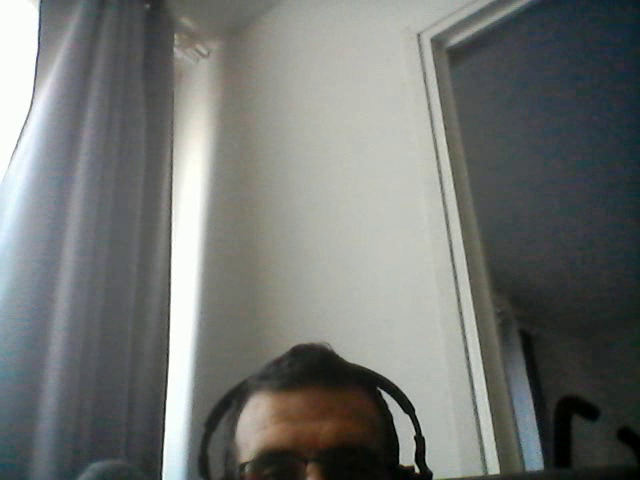
#> input picture frame 7 of openCV/videos/output.avi, 640 x 480 px, given in place of the camera
$ jupyter execute --allow-errors openCV_RW_video.ipynb   (text cells are left out)
#> lines starting #> are read from the running program, lines starting #| are printed output that depends on the picture; pictures that were not available may be replaced by others from this repository, and a replacement may not be noted
[cell 1]
import cv2
import numpy as np
#import pyaudio
import wave
import datetime

[cell 2]
cap = cv2.VideoCapture(0)#open your laptop camera
fourcc = cv2.VideoWriter_fourcc(*'XVID') #use any fourcc type to improve quality for the saved video
out = cv2.VideoWriter('videos/output.avi', fourcc, 20.0, (640,480)) #Video settings


print(cap.isOpened()) #check if the camera is opened
while(cap.isOpened()): #while loop to read all frames
    ret, frame = cap.read() #read all frams if ret is TRUE it means that there is a frames to process
#> frame is the input picture: shape (480, 640, 3); mean B, G, R 114.2, 116.9, 114
    if ret == True: #if ret is true
       print(cap.get(cv2.CAP_PROP_FRAME_WIDTH)) #get the frame width
       print(cap.get(cv2.CAP_PROP_FRAME_HEIGHT)) #get the frame height

       out.write(frame) #save your video

       #gray = cv2.cvtColor(frame, cv2.COLOR_BGR2GRAY) #convert frames from BGR2GRAY
       #cv2.imshow('Frame Name ...', gray) #show the frames

       cv2.imshow('Frame Name ...', frame) #show the frames

       if cv2.waitKey(1) & 0xFF == ord('q'): #if u pressed q close the window and break
#> (key q is pressed here)
         break
    else: #it will enter here if the ret = false and break the code
        break

cap.release() #close the camera after u finish the running process
out.release() #release your video after u save it
cv2.destroyAllWindows() #close any opened window

[cell 3]
# Open the video file
cap = cv2.VideoCapture('videos/output.avi')

# Check if the video file was opened successfully
if not cap.isOpened():
    print("Error opening video file")

# Loop through all the frames in the video
while True:
    ret, frame = cap.read() # read the next frame
    if ret: # if the frame was read successfully
        cv2.imshow('Frame Name', frame) # show the frame in a window named 'Frame Name'
        if cv2.waitKey(25) & 0xFF == ord('q'): # wait for a key press, and break the loop if 'q' is pressed
#> (key q is pressed here)
            break
    else: # if there are no more frames to read, break the loop
        break

# Release the video file and close the window
cap.release()
cv2.destroyAllWindows()

[cell 4]
import cv2

# Open the camera
cap = cv2.VideoCapture(0)

# Set up the audio recording
#> (the rest of this cell did not finish here and is left out)

[cell 5]
import cv2

# Replace the URL with your own IP webcam URL
url = 'http://100.82.229.74:8080/video'

# Create a VideoCapture object
cap = cv2.VideoCapture(url)

# Check if the webcam is opened correctly
if not cap.isOpened():
    print("Cannot open IP webcam")
    exit()

# Read and display frames from the webcam
while True:
    ret, frame = cap.read()

    if not ret:
        print("Can't receive frame (stream end?). Exiting ...")
        break

    cv2.imshow('IP Webcam', frame)

    if cv2.waitKey(1) == ord('q'):
#> (key q is pressed here)
        break

# Release the webcam
cap.release()

# Close all windows
cv2.destroyAllWindows()

[cell 6]
cap = cv2.VideoCapture(0)#open your laptop camera

if cap.isOpened() : #check if the camera is opened
   print("Camera in opened")

  #  cap.set(3, cv2.CAP_PROP_FRAME_WIDTH) # this will be the max width  of the camera
  #  cap.set(4, cv2.CAP_PROP_FRAME_HEIGHT) # this will be the max heigth  of the camera

   cap.set(3, 3000) # now we control width and height
   cap.set(3, 3000)

   Width = cap.get(3)
   Height = cap.get(4)
   print(f"Width : {Width}")
   print(f"Height : {Height}")


while(cap.isOpened()): #while loop to read all frames
    ret, frame = cap.read() #read all frams if ret is TRUE it means that there is a frames to process
    if ret == True: #if ret is true

       font = cv2.FONT_HERSHEY_COMPLEX_SMALL
       text = 'Width: '+ str(cap.get(3)) + ' Height:' + str(cap.get(4))
       datet = str(datetime.datetime.now())
       frame = cv2.putText(frame, text, (10, int(Height-50)), font, 1, (0, 255, 255), 1)
       frame = cv2.putText(frame, datet, (10, int(Height-10)), font, 1, (0, 255, 255), 1)
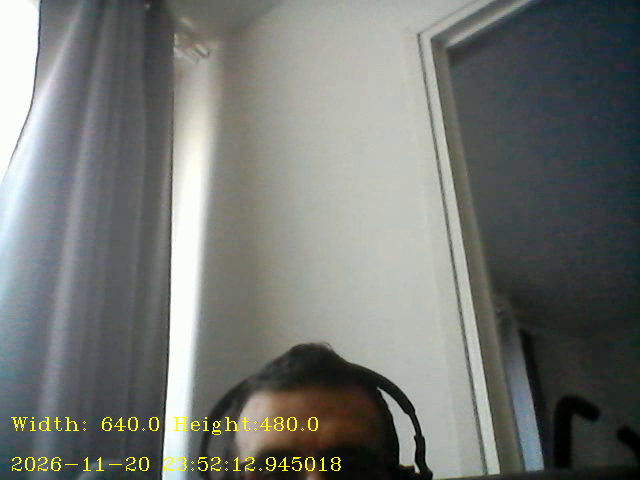
#> frame: shape (480, 640, 3); mean B, G, R 113.7, 118, 115.2

       cv2.imshow('Frame Name ...', frame) #show the frames

       if cv2.waitKey(1) & 0xFF == ord('q'): #if you pressed q close the window and break
#> (key q is pressed here)
         break
    else: #it will enter here if the ret = false and break the code
        break

cap.release() #close the camera after u finish the running process
cv2.destroyAllWindows() #close any opened window

[cell 7]
import cv2
import numpy as np

def nothing(x):
    pass


# url = 'http://100.82.229.74:8080/video'
# cap = cv2.VideoCapture(url)

cap = cv2.VideoCapture(0)

cv2.namedWindow("Tracking")
cv2.createTrackbar("Lower H", "Tracking", 0, 255, nothing)
cv2.createTrackbar("Lower S", "Tracking", 0, 255, nothing)
cv2.createTrackbar("Lower V", "Tracking", 0, 255, nothing)

cv2.createTrackbar("Upper H", "Tracking", 255, 255, nothing)
cv2.createTrackbar("Upper S", "Tracking", 255, 255, nothing)
cv2.createTrackbar("Upper V", "Tracking", 255, 255, nothing)

while True:
    _, frame = cap.read()

    hsv = cv2.cvtColor(frame, cv2.COLOR_BGR2HSV)
#> hsv: shape (480, 640, 3); mean H, S, V 62.9, 31.1, 119.8

    l_h = cv2.getTrackbarPos("Lower H", "Tracking")
    l_s = cv2.getTrackbarPos("Lower S", "Tracking")
    l_v = cv2.getTrackbarPos("Lower V", "Tracking")

    u_h = cv2.getTrackbarPos("Upper H", "Tracking")
    u_s = cv2.getTrackbarPos("Upper S", "Tracking")
    u_v = cv2.getTrackbarPos("Upper V", "Tracking")

    l_array = np.array([l_h, l_s, l_v])
    u_array = np.array([u_h, u_s, u_v])

    mask = cv2.inRange(hsv, l_array, u_array)
#> mask: shape (480, 640); every value is 255

    res = cv2.bitwise_and(frame, frame, mask=mask)


    cv2.imshow("frame", frame)
    cv2.imshow("mask", mask)
    cv2.imshow("res", res)

    key = cv2.waitKey(1)
#> (key q is pressed here)

    if key == 27:

        break


cap.release()
cv2.destroyAllWindows() #colse window

[cell 8]
#https://pysource.com/2021/10/19/simple-color-recognition-with-opencv-and-python/
import cv2
import numpy as np


def nothing(x):
    pass

# Trackbar
cv2.namedWindow("frame")
cv2.createTrackbar("H", "frame", 0, 179, nothing)
cv2.createTrackbar("S", "frame", 255, 255, nothing)
cv2.createTrackbar("V", "frame", 255, 255, nothing)

img_hsv = np.zeros((250, 500, 3), np.uint8)

while True:
    h = cv2.getTrackbarPos("H", "frame")
    s = cv2.getTrackbarPos("S", "frame")
    v = cv2.getTrackbarPos("V", "frame")

    img_hsv[:] = (h, s, v)
    img_bgr = cv2.cvtColor(img_hsv, cv2.COLOR_HSV2BGR)
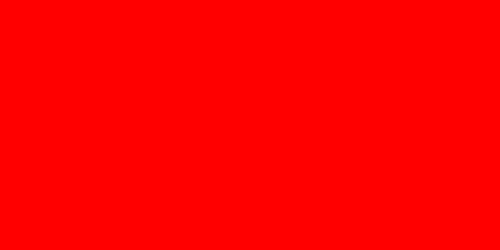
#> img_bgr: shape (250, 500, 3); mean B, G, R 0, 0, 255

    cv2.imshow("frame", img_bgr)
    key = cv2.waitKey(1)
#> (key q is pressed here)
    if key == 27:
        break


cv2.destroyAllWindows()

[cell 9]
import cv2

cap = cv2.VideoCapture(0)
cap.set(cv2.CAP_PROP_FRAME_WIDTH, 1280)
cap.set(cv2.CAP_PROP_FRAME_HEIGHT, 720)

while True:
    _, frame = cap.read()
    hsv_frame = cv2.cvtColor(frame, cv2.COLOR_BGR2HSV)
    height, width, _ = frame.shape
#> height = 480; width = 640

    cx = int(width / 2)
#> cx = 320
    cy = int(height / 2)
#> cy = 240

    # Pick pixel value
    pixel_center = hsv_frame[cy, cx]
#> pixel_center = [41, 12, 177]
    hue_value = pixel_center[0]
#> hue_value = 41

    if pixel_center[1] < 10 and pixel_center[2] < 10:
        color = "BLACK"
    elif pixel_center[1] < 10 and pixel_center[2] > 245:
        color = "WHITE"
    elif hue_value < 5:
        color = "RED"
    elif hue_value < 22:
        color = "ORANGE"
    elif hue_value < 33:
        color = "YELLOW"
    elif hue_value < 78:
        color = "GREEN"
    elif hue_value < 131:
        color = "BLUE"
    elif hue_value < 170:
        color = "VIOLET"
    elif hue_value < 180:
        color = "PINK"
    else:
        color = "Undefined"


    pixel_center_bgr = frame[cy, cx]
#> pixel_center_bgr = [169, 177, 174]
    b, g, r = int(pixel_center_bgr[0]), int(pixel_center_bgr[1]), int(pixel_center_bgr[2])
#> b = 169; g = 177; r = 174

    cv2.rectangle(frame, (cx - 220, 10), (cx + 200, 120), (255, 255, 255), -1)
    cv2.putText(frame, color, (cx - 200, 100), 0, 3, (b, g, r), 5)
    cv2.circle(frame, (cx, cy), 5, (25, 25, 25), 3)
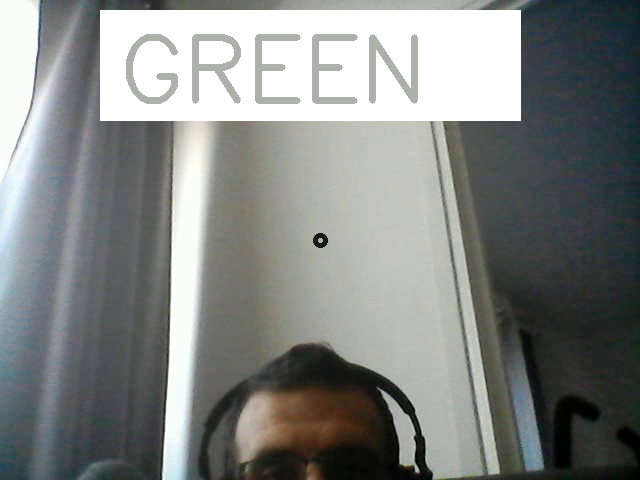
#> frame: shape (480, 640, 3); mean B, G, R 131.7, 133.8, 131
    cv2.imshow("Frame", frame)
    #out.write(frame) #save your video
    key = cv2.waitKey(5)
#> (key q is pressed here)
    if key == 27:
        break

cap.release()

cv2.destroyAllWindows()

$ run again, starting later in the video
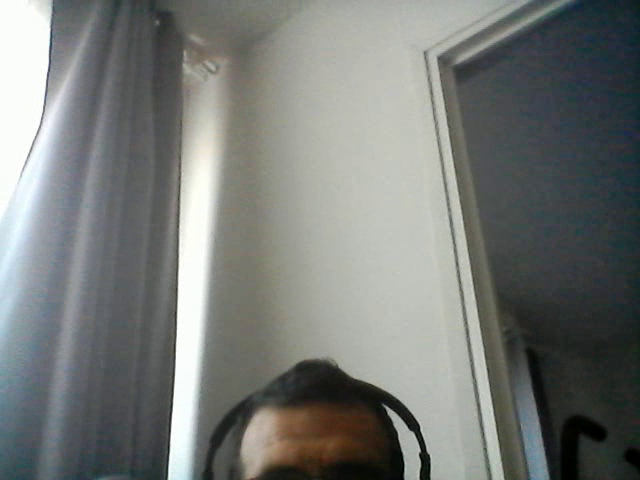
#> input picture frame 31 of openCV/videos/output.avi, 640 x 480 px, given in place of the camera
#> frame is the input picture: shape (480, 640, 3); mean B, G, R 118.9, 121.7, 118.7
#> `frame = cv2.putText(frame, datet, (10, int(Height-10)), font, 1, (0, 2..`:
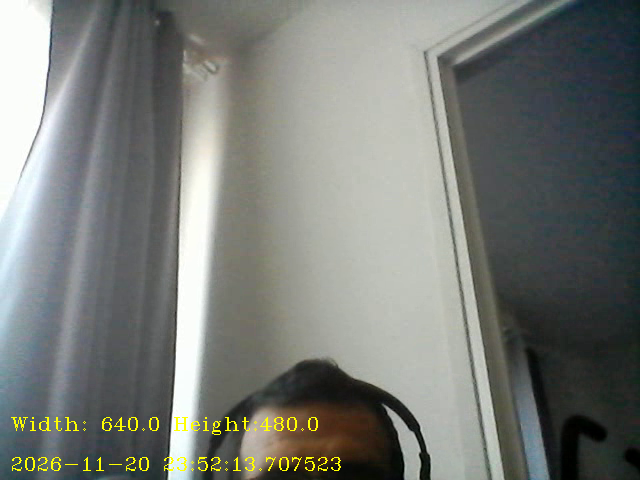
#> frame: shape (480, 640, 3); mean B, G, R 118.3, 122.8, 119.8
#> hsv: shape (480, 640, 3); mean H, S, V 63.5, 28.6, 124.4
#> mask: shape (480, 640); every value is 255
#> pixel_center = [39, 14, 177]
#> hue_value = 39
#> pixel_center_bgr = [167, 177, 174]
#> b = 167; g = 177; r = 174
#> `cv2.circle(frame, (cx, cy), 5, (25, 25, 25), 3)`:
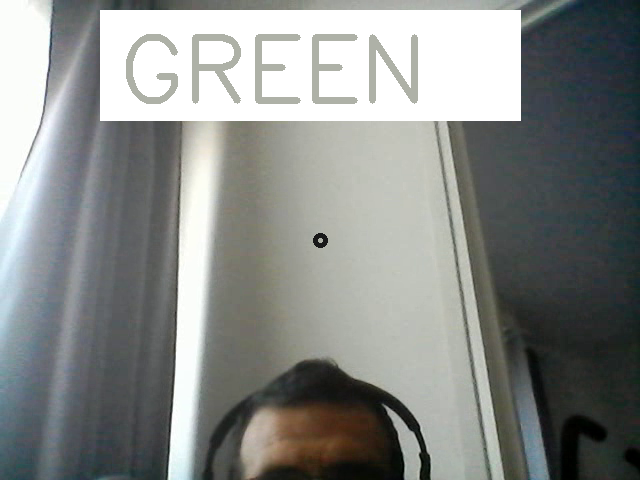
#> frame: shape (480, 640, 3); mean B, G, R 136.3, 138.5, 135.6

$ run again, starting later in the video
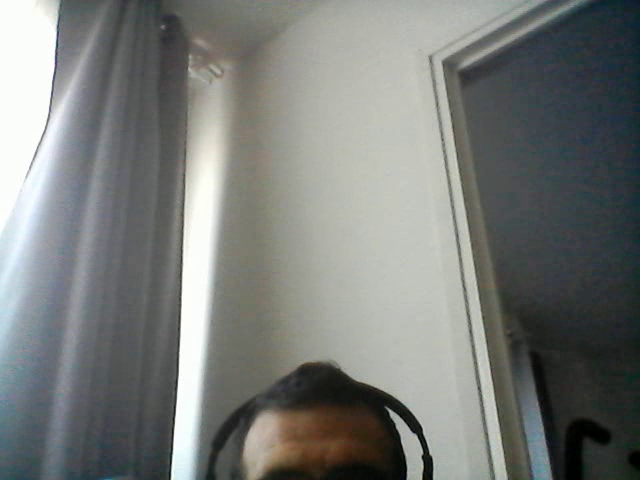
#> input picture frame 56 of openCV/videos/output.avi, 640 x 480 px, given in place of the camera
#> frame is the input picture: shape (480, 640, 3); mean B, G, R 120.7, 123.4, 120.6
#> `frame = cv2.putText(frame, datet, (10, int(Height-10)), font, 1, (0, 2..`:
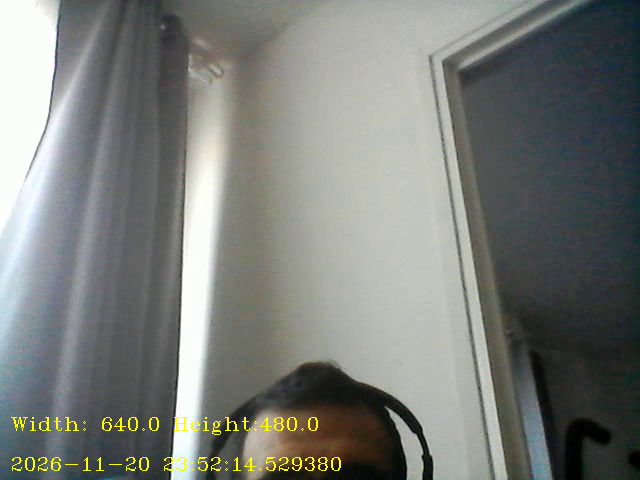
#> frame: shape (480, 640, 3); mean B, G, R 120, 124.5, 121.7
#> hsv: shape (480, 640, 3); mean H, S, V 62.9, 28.2, 126.2
#> mask: shape (480, 640); every value is 255
#> pixel_center = [34, 12, 175]
#> hue_value = 34
#> pixel_center_bgr = [167, 175, 174]
#> b = 167; g = 175; r = 174
#> `cv2.circle(frame, (cx, cy), 5, (25, 25, 25), 3)`:
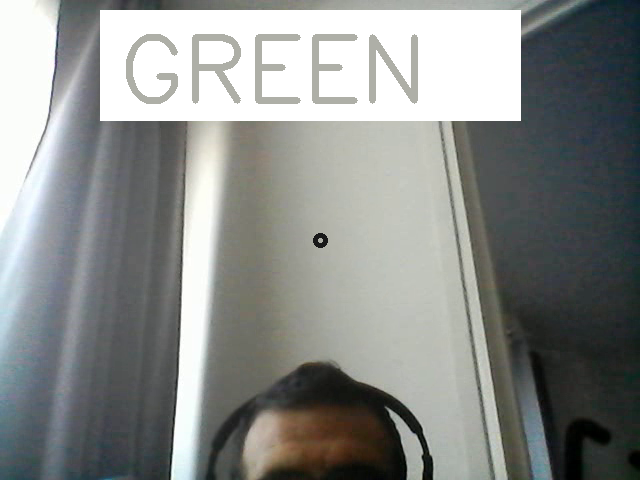
#> frame: shape (480, 640, 3); mean B, G, R 138, 140.1, 137.3
